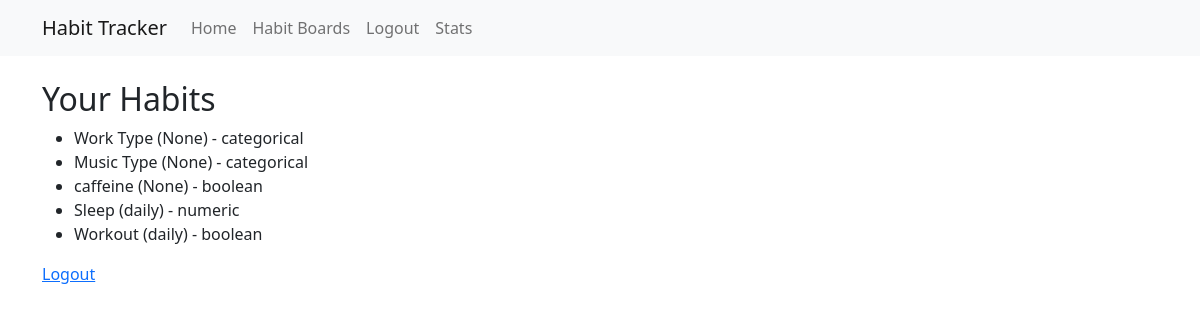
Page / (signed in) on the earlier database version.
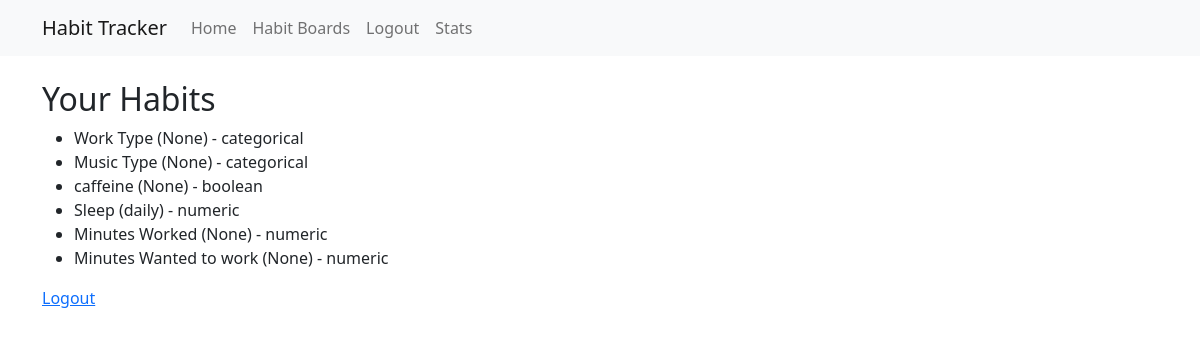
Same page on the later database version.
### tables this page shows
CREATE TABLE habits (
    id INTEGER PRIMARY KEY AUTOINCREMENT,
    user_id INTEGER NOT NULL,
    board_id INTEGER NOT NULL,
    name TEXT NOT NULL,
    description TEXT,
    frequency TEXT, -- can be NULL for batch habits
    variable_type TEXT NOT NULL CHECK(variable_type IN ('boolean', 'numeric', 'categorical')),
    created TIMESTAMP NOT NULL DEFAULT CURRENT_TIMESTAMP,
    FOREIGN KEY (user_id) REFERENCES users (id),
    FOREIGN KEY (board_id) REFERENCES habit_boards (id)
);

### app.py (the view)
@app.route('/')
@login_required
def index():
    conn = get_db_connection()
    habits = conn.execute('SELECT * FROM habits WHERE user_id = ?', (session['user_id'],)).fetchall()
    conn.close()
    return render_template('index.html', habits=habits)

### app.py (called while the page is built)
def get_db_connection():
    conn = sqlite3.connect('habits.db')
    conn.row_factory = sqlite3.Row
    return conn

def login_required(f):
    @wraps(f)
    def decorated_function(*args, **kwargs):
        if 'user_id' not in session:
            return redirect(url_for('login'))
        return f(*args, **kwargs)
    return decorated_function

### templates/index.html
{% extends "base.html" %}
{% block content %}
<h2>Your Habits</h2>
<ul>
{% for habit in habits %}
    <li>{{ habit['name'] }} ({{ habit['frequency'] }}) - {{ habit['variable_type'] }}</li>
{% endfor %}
</ul>
<a href="{{ url_for('logout') }}">Logout</a>
{% endblock %}

Differences in the rows shown:
removed habits: name "Workout", frequency "daily", variable_type "boolean"
added habits: name "Minutes Worked", frequency "None", variable_type "numeric"
added habits: name "Minutes Wanted to work", frequency "None", variable_type "numeric"
